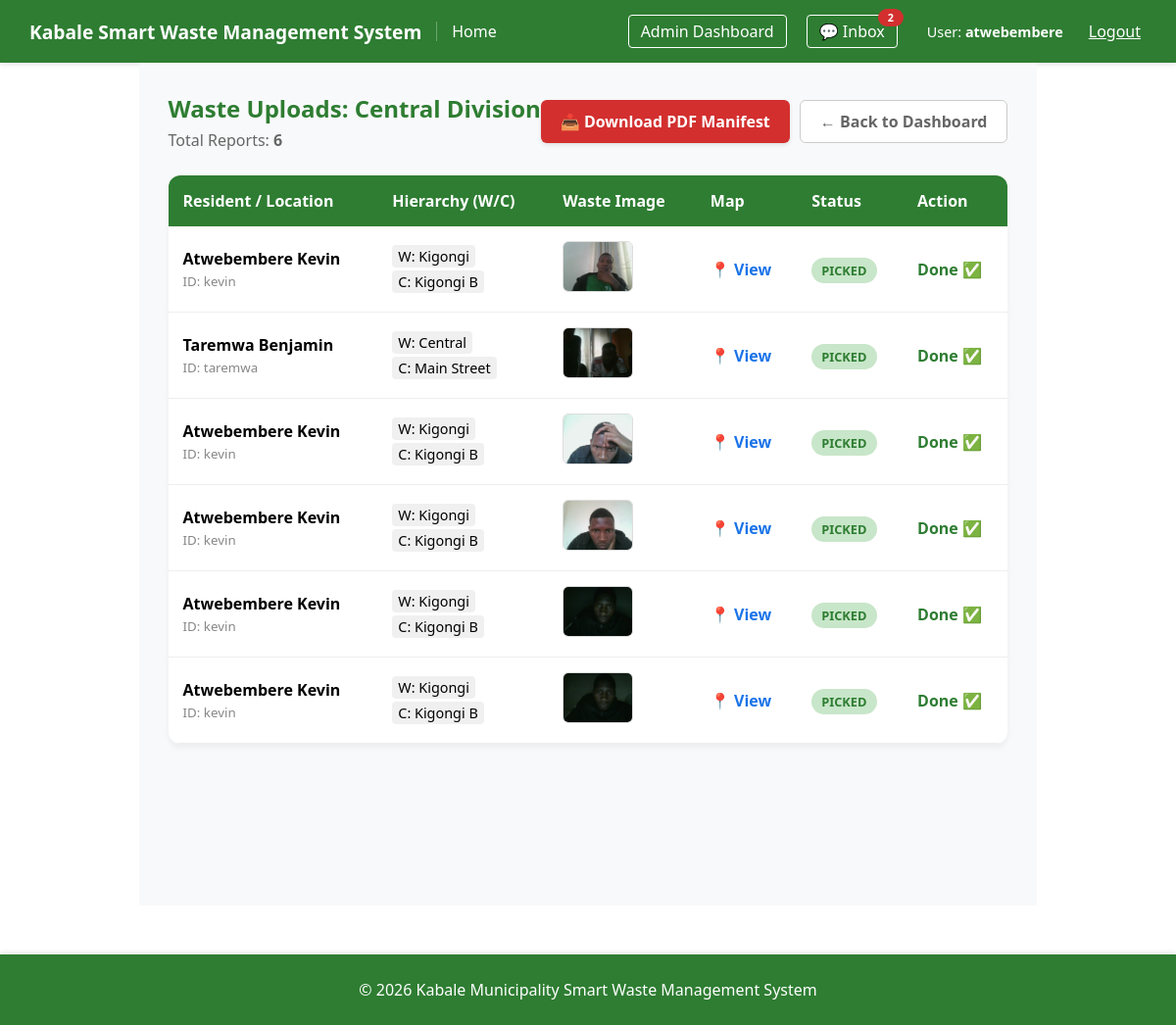
/users/division/Central Division/uploads/ (signed in), run on an earlier commit of the app's database.
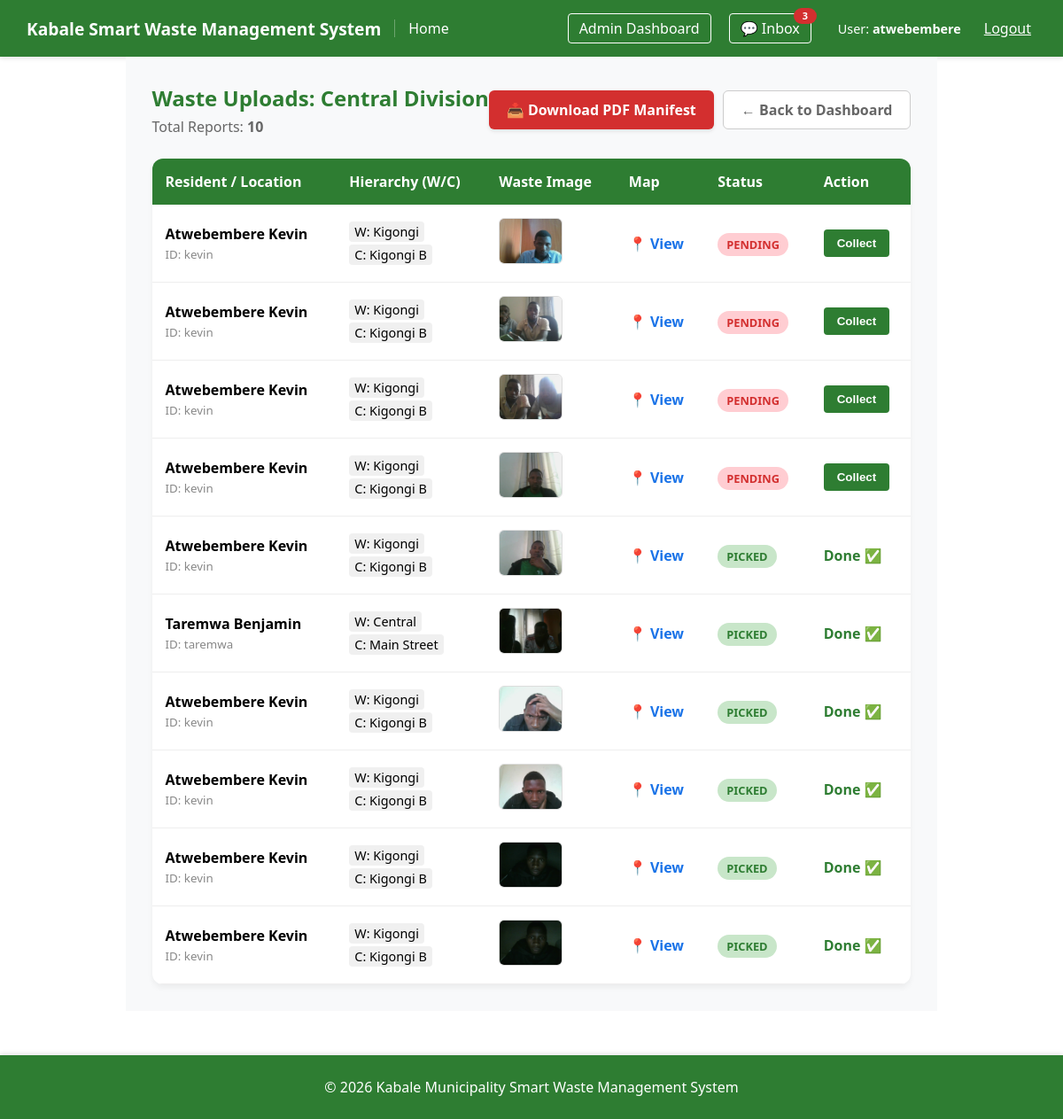
And on a later commit of the database.
### users/models.py (models this page shows, shortened)
class WasteReport(models.Model):
    STATUS_CHOICES = [
        ('pending', 'Pending'),
        ('collected', 'Collected'),
    ]
    user = models.ForeignKey(User, on_delete=models.CASCADE, related_name='reports')
    image = models.ImageField(upload_to='waste_images/')
    latitude = models.DecimalField(max_digits=22, decimal_places=16)
    longitude = models.DecimalField(max_digits=22, decimal_places=16)
    location_address = models.CharField(max_length=500, null=True, blank=True)
    status = models.CharField(max_length=20, choices=STATUS_CHOICES, default='pending')
    created_at = models.DateTimeField(auto_now_add=True)
    updated_at = models.DateTimeField(auto_now=True)
    class Meta:
        ordering = ['-created_at']

class User(AbstractUser):
    full_name = models.CharField(max_length=255, null=True, blank=True)
    DIVISION_CHOICES = [
        ('Central Division', 'Central Division'),
        ('Northern Division', 'Northern Division'),
        ('Southern Division', 'Southern Division'),
    ]
    division = models.CharField(
        max_length=50,
        choices=DIVISION_CHOICES,
        null=True,
        blank=True
    )
    ward = models.CharField(max_length=100, null=True, blank=True)
    cell = models.CharField(max_length=100, null=True, blank=True)

### users/views.py (the view)
# urls.py: path('division/<str:division>/uploads/', views.DivisionUploadListView.as_view(), name='division_uploads'),
class DivisionUploadListView(UserPassesTestMixin, ListView):
    model                = WasteReport
    template_name        = 'users/division_uploads.html'
    context_object_name  = 'reports'
    def test_func(self):
        return self.request.user.is_staff
    def get_queryset(self):
        division_name = self.kwargs.get('division')
        return WasteReport.objects.filter(user__division=division_name).order_by('-created_at')
    def get_context_data(self, **kwargs):
        context = super().get_context_data(**kwargs)
        context['division'] = self.kwargs.get('division')
        return context

### users/context_processors.py (called while the page is built)
def unread_message_count(request):
    if request.user.is_authenticated and request.user.is_staff:
        count = Message.objects.filter(recipient=request.user, is_read=False).count()
        return {'total_unread_messages': count}
    return {'total_unread_messages': 0}

### templates/users/division_uploads.html (shortened to what the changed rows need)
{% extends 'base.html' %}
{% block content %}
<div style="padding: 30px; background-color: #f8f9fa; min-height: 100vh;">
    <div style="display: flex; justify-content: space-between; align-items: center; margin-bottom: 25px;">
        <div>
            <h2 style="color: #2e7d32; margin: 0;">
                Waste Uploads: {{ division|title }}
            </h2>
            <p style="margin: 5px 0 0 0; color: #666;">
                Total Reports: <strong>{{ reports.count }}</strong>
            </p>
        </div>
    </div>
    <div style="background: white; border-radius: 12px; box-shadow: 0 4px 6px rgba(0,0,0,0.05); overflow: hidden;">
        <table style="width: 100%; border-collapse: collapse;">
            <thead style="background-color: #2e7d32; color: white;">
                <tr>
                    <th style="padding: 15px; text-align: left;">Resident / Location</th>
                    <th style="padding: 15px; text-align: left;">Hierarchy (W/C)</th>
                    <th style="padding: 15px; text-align: left;">Waste Image</th>
                    <th style="padding: 15px; text-align: left;">Map</th>
                    <th style="padding: 15px; text-align: left;">Status</th>
                    <th style="padding: 15px; text-align: left;">Action</th>
                </tr>
            </thead>
            <tbody>
                {% for report in reports %}
                <tr style="border-bottom: 1px solid #eee;" class="table-row">
                    <td style="padding: 15px;">
                        <strong>{{ report.user.full_name|default:report.user.username }}</strong><br>
                        <small style="color: #888;">ID: {{ report.user.username }}</small>
                    </td>
                    <td style="padding: 15px;">
                        <span style="background: #f0f0f0; padding: 2px 6px; border-radius: 4px; font-size: 0.9em;">W: {{ report.user.ward }}</span><br>
                        <span style="background: #f0f0f0; padding: 2px 6px; border-radius: 4px; display: inline-block; margin-top: 4px; font-size: 0.9em;">C: {{ report.user.cell }}</span>
                    </td>
                    <td style="padding: 15px;">
                        {% if report.image %}
                            <a href="{{ report.image.url }}" target="_blank" title="Click to view full image" style="text-decoration: none;">
                                <div style="position: relative; display: inline-block; overflow: hidden; border-radius: 6px; border: 1px solid #ddd; width: 70px; height: 50px;">
                                    <img src="{{ report.image.url }}" class="waste-thumbnail"
                                         style="width: 100%; height: 100%; object-fit: cover; display: block; transition: transform 0.3s ease;">
                                </div>
                            </a>
                        {% else %}
                            <div style="width: 70px; height: 50px; background: #f9f9f9; border: 1px solid #eee; border-radius: 6px; display: flex; align-items: center; justify-content: center; font-size: 9px; color: #ccc;">
                                No Image
                            </div>
                        {% endif %}
                    </td>
                    <td style="padding: 15px;">
                        <a href="https://www.google.com/maps?q={{ report.latitude }},{{ report.longitude }}"
                           target="_blank"
                           style="text-decoration: none; font-weight: bold; color: #1a73e8; display: flex; align-items: center; gap: 4px;">
                            📍 View
                        </a>
                    </td>
                    <td style="padding: 15px;">
                        {% if report.status == 'pending' %}
                            <span style="color: #d32f2f; background: #ffcdd2; padding: 4px 10px; border-radius: 20px; font-size: 0.8em; font-weight: bold;">PENDING</span>
                        {% else %}
                            <span style="color: #2e7d32; background: #c8e6c9; padding: 4px 10px; border-radius: 20px; font-size: 0.8em; font-weight: bold;">PICKED</span>
                        {% endif %}
                    </td>
                    <td style="padding: 15px;">
                        {% if report.status == 'pending' %}
                            <form action="{% url 'mark_as_picked' report.pk %}" method="POST">
                                <button type="submit" class="collect-btn">Collect</button>
                            </form>
                        {% else %}
                            <span style="color: #2e7d32; font-weight: bold; display: flex; align-items: center; gap: 4px;">Done ✅</span>
                        {% endif %}
                    </td>
                </tr>
                {% endfor %}
            </tbody>
        </table>
    </div>
</div>
{% endblock %}

### templates/base.html (shortened to what this page needs)
<!DOCTYPE html>
<html lang="en">
<head>
</head>
<body>
<nav style="display: flex; justify-content: space-between; align-items: center; padding: 15px 30px; background: #2e7d32; color: white; box-shadow: 0 2px 5px rgba(0,0,0,0.1);">
    <div style="display: flex; align-items: center;">
        <a href="{% url 'home' %}" class="nav-title" style="color: white; font-size: 1.2em; font-weight: bold;">
            Kabale Smart Waste Management System
        </a>
        <span class="nav-link-separator"></span>
        <a href="{% url 'home' %}" class="nav-home-link" style="color: white; font-size: 1em;">Home</a>
    </div>
    <div class="nav-right" id="navRight">
        {% if user.is_authenticated %}
            {% if user.is_staff %}
                <a href="{% url 'admin_dashboard' %}" style="color: white; border: 1px solid white; padding: 5px 12px; border-radius: 4px;">
                    Admin Dashboard
                </a>
                <a href="{% url 'admin_inbox' %}" class="nav-inbox-btn">
                    💬 Inbox
                    {% if total_unread_messages > 0 %}
                        <span class="inbox-badge">{{ total_unread_messages }}</span>
                    {% endif %}
                </a>
            {% else %}
                <a href="{% url 'resident_dashboard' %}" style="color: white; border: 1px solid white; padding: 5px 12px; border-radius: 4px;">My Reports</a>
                <a href="{% url 'report_waste' %}" style="color: #ffd700; font-weight: bold;">+ Report Waste</a>
            {% endif %}
            <span class="nav-user-info" style="margin-left: 10px; font-size: 0.9em; color: white;">
                User: <strong>{{ user.username }}</strong>
            </span>
            <form action="{% url 'logout' %}" method="post" style="display: inline;">
                <button type="submit" style="background: none; border: none; color: white; cursor: pointer; text-decoration: underline; font-family: inherit; font-size: 1em;">
                    Logout
                </button>
            </form>
        {% else %}
            <a href="{% url 'login' %}" style="color: white;">Login</a>
            <a href="{% url 'register' %}" style="background: white; color: #2e7d32; padding: 6px 15px; border-radius: 4px; font-weight: bold;">Register</a>
        {% endif %}
    </div>
</nav>
<div class="container">
    {% block content %}
    {% endblock %}
</div>
<footer class="site-footer">
    <div style="max-width: 1200px; margin: auto;">
        &copy; 2026 Kabale Municipality Smart Waste Management System
    </div>
</footer>
</body>
</html>

What changed in the data, as far as the page shows it:
added WasteReport: user.full_name "Atwebembere Kevin", user.username "kevin", user.ward "Kigongi", user.cell "Kigongi B", image (picture), status "PENDING"
added WasteReport: user.full_name "Atwebembere Kevin", user.username "kevin", user.ward "Kigongi", user.cell "Kigongi B", image (picture), status "PENDING"
added WasteReport: user.full_name "Atwebembere Kevin", user.username "kevin", user.ward "Kigongi", user.cell "Kigongi B", image (picture), status "PENDING"
added WasteReport: user.full_name "Atwebembere Kevin", user.username "kevin", user.ward "Kigongi", user.cell "Kigongi B", image (picture), status "PENDING"
Also different on the page:
{{ total_unread_messages }}: "2" → "3"
{{ reports.count }}: "6" → "10"
